Frame 1 (no input): blank canvas, image omitted
Frame 60 (the mouse pressed at the canvas centre just before this capture): blank canvas, image omitted
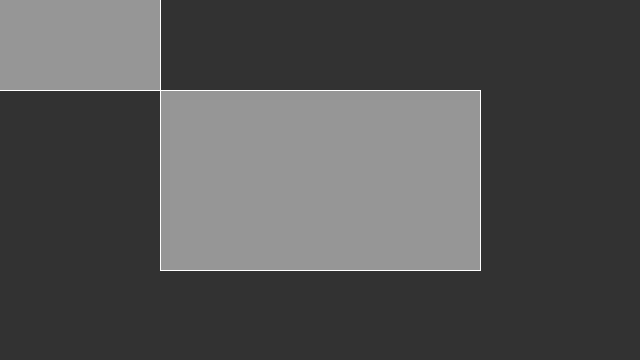
Frame 120 (the mouse held since frame 60 and released just before this capture)

The Processing sketch whose frames 1 and 60 were blank and that drew this single picture after the mouse press (run headless with seeded random() and noise(); from frame 60 on, the mouse is pressed at the canvas centre):

// Processing sketch: sketch_160317a_3_1
// ── sketch_160317a_3_1.pde
void setup() {
//Set the size of the window
size(640,360);
background(50);
}

void draw(){
  
  fill(150);
  stroke(255);
  rectMode(CENTER);
  rect(pmouseX,pmouseY,mouseX,mouseY);
}
